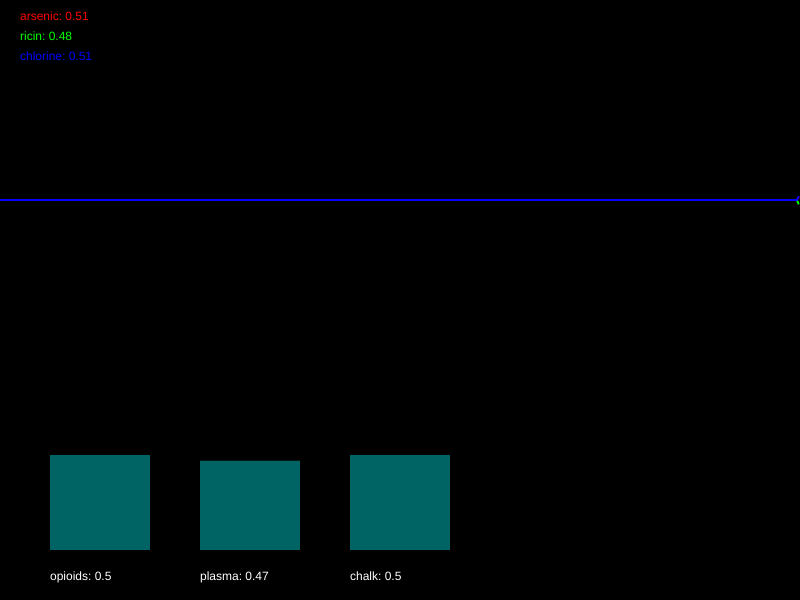
Frame 1 (no input)
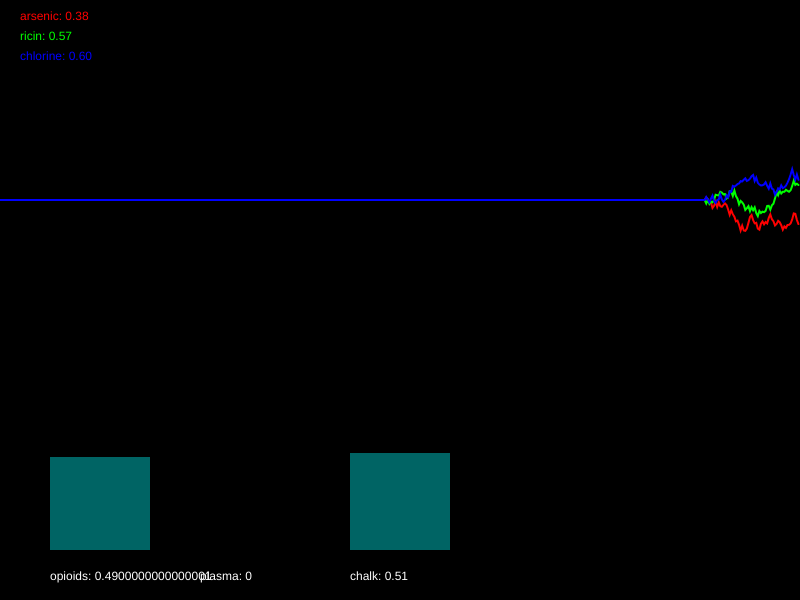
Frame 60 (no input)
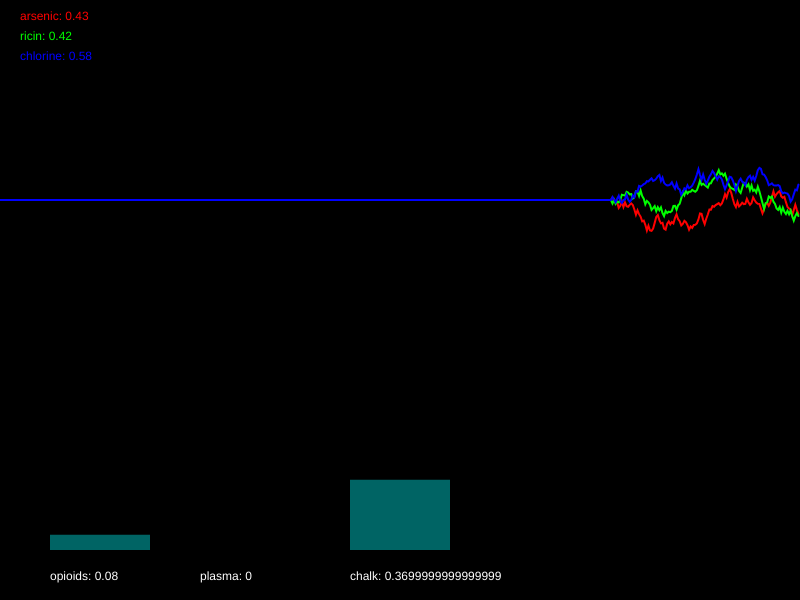
Frame 120 (the mouse pressed at the canvas centre since frame 60)

The p5.js sketch that drew these frames (run headless with seeded random() and noise() and a simulated clock; from frame 60 on, the mouse is pressed at the canvas centre):

// p5.js sketch
// ── sketch.js
/*

Officer: 1192743
CaseNum: 401-0-17572606-1192743

Case 401 - The Case of Norbert's Weiner Stand
Stage 1 - Noxious Weiner

Console city has been plunged into chaos. The notorious poisoner Norbert has struck the
population down with a potent poison. Word has it that he is smuggling his venomous filth
via a streetside weiner stand. Hundreds of people have been affected, and the municipal
water company tells me that their sewers are at full capacity. This is no laughing matter.
I need you to head down to our lab and work on an antidote.

You must develop the antidote by using conditional statements in the draw loop to
do the following:


You must develop the antidote by using conditional statements in the draw loop to
do the following.

	- If arsenic goes above 0.5, reduce opioids by 0.05
	- When ricin dips below 0.45, try increasing opioids by 0.01
	- When chlorine dips below 0.7, decrease plasma by 0.03
	- If arsenic dips below 0.33, increase plasma by 0.01
	- If ricin goes above 0.6, reduce chalk by 0.02
	- When chlorine goes above 0.64, try increasing chalk by 0.01


Your conditional statements should:

consider the following poisons:

	- arsenic
	- ricin
	- chlorine


and modify the following antidotes:

	- opioids
	- plasma
	- chalk


- There are many ways to complete this task but you should only use the
following commands:

	if(){}
	+=
	-=

*/

//Declare the poison variables
var arsenic;
var ricin;
var chlorine;


//Declare the antidote variables
var opioids;
var plasma;
var chalk;


//This variable is used for drawing the graph
var graphs;


function setup() {

	createCanvas(800, 600);
	strokeWeight(2);

	//initialise the poisons and antidotes
	arsenic = 0.5;
	ricin = 0.5;
	chlorine = 0.5;
	opioids = 0.5;
	plasma = 0.5;
	chalk = 0.5;


	//fills the graph with empty values
	graphs = [];

	for (var i = 0; i < 3; i++) {
		graphs.push([]);
		for (var j = 0; j < 512; j++) {
			graphs[i].push(0.5);
		}
	}

}

/*
	- If arsenic goes above 0.5, reduce opioids by 0.05
	- If arsenic dips below 0.33, increase plasma by 0.01
	- When ricin dips below 0.45, try increasing opioids by 0.01
	- If ricin goes above 0.6, reduce chalk by 0.02
	- When chlorine dips below 0.7, decrease plasma by 0.03
	- When chlorine goes above 0.64, try increasing chalk by 0.01
*/
function draw() {

	//Develop the antidote below
	//Write conditional statements to change the amount of each substance ...

	if (arsenic > 0.5) {
		opioids -= 0.05;
	}
	if (arsenic < 0.33) {
		plasma += 0.01;
	}
	if (ricin < 0.45) {
		opioids += 0.01;
	}
	if (ricin > 0.6) {
		chalk -= 0.02;
	}
	if (chlorine < 0.7) {
		plasma -= 0.03;
	}
	if (chlorine > 0.64) {
		chalk += 0.01;
	}



	//////////////////////////////////////////////////////

	//the code below generates new values using random numbers

	/*
		For testing, you might want to temporarily comment out
		these lines and set the same variables to constant values
		instead.
	*/

	arsenic = nextValue(graphs[0], arsenic);
	ricin = nextValue(graphs[1], ricin);
	chlorine = nextValue(graphs[2], chlorine);


	opioids = constrain(opioids, 0, 1);
	plasma = constrain(plasma, 0, 1);
	chalk = constrain(chalk, 0, 1);


	///////// DO NOT CHANGE THE CODE BELOW ///////////

	//drawing code

	// set background
	background(0);
	noFill();

	//draw the graphs for the vitals
	var colors = [
		color(255, 0, 0),
		color(0, 255, 0),
		color(0, 0, 255),
		color(255, 0, 255),
		color(255, 255, 0),
		color(0, 255, 255)
	];

	for (var i = 0; i < graphs.length; i++) {
		stroke(colors[i]);
		drawGraph(graphs[i]);
	}

	//draw the poisons as text
	noStroke();
	fill(colors[0]);
	text('arsenic: ' + nf(arsenic, 1, 2), 20, 20);
	fill(colors[1]);
	text('ricin: ' + nf(ricin, 1, 2), 20, 40);
	fill(colors[2]);
	text('chlorine: ' + nf(chlorine, 1, 2), 20, 60);


	//draw the antidotes bar chart
	drawBar(opioids, 50, 'opioids');
	drawBar(plasma, 200, 'plasma');
	drawBar(chalk, 350, 'chalk');


}

function nextValue(graph, val) {
	//gets the next value for a vital and puts it in an array for drawing
	var delta = random(-0.03, 0.03);

	val += delta;
	if (val > 1 || val < 0) {
		delta *= -1;
		val += delta * 2;
	}

	graph.push(val)
	graph.shift();
	return val;
}

function drawGraph(graph) {
	//draws an array as a graph
	beginShape();
	for (var i = 0; i < graph.length; i++) {
		vertex(width * i / 512, height * 0.5 - graph[i] * height / 3)
	}
	endShape();
}


function drawBar(val, x, name) {
	//draws the bars for bar chart
	noStroke();
	fill(0, 100, 100);
	var mh = height * 0.4 - 50;
	rect(x, (height - 50) - val * mh, 100, val * mh);
	fill(255);
	text(name + ": " + val, x, height - 20);
}
